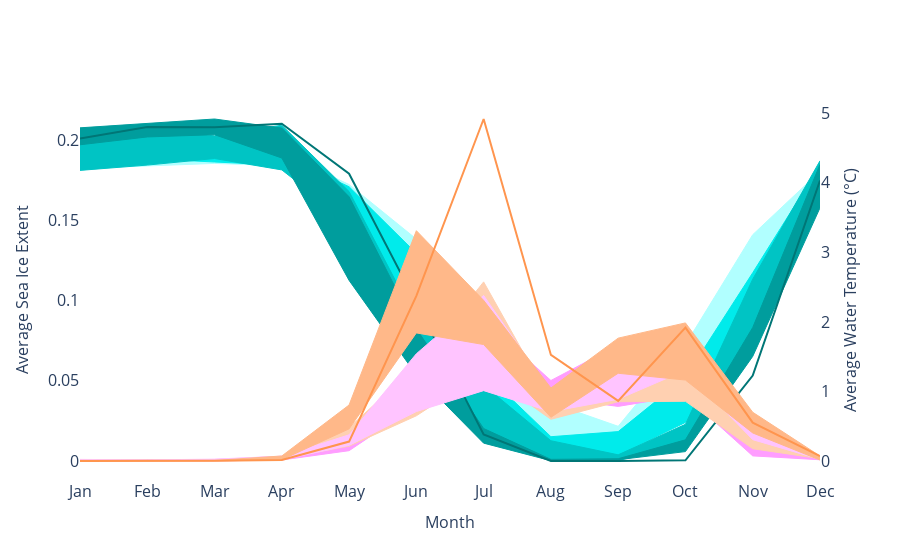

Notebook code cell kept with this figure:
### Markdown cell above
## Final overlayed plot with both parameters

### Code cell
import xarray as xr
import plotly.graph_objects as go
import os
import pandas as pd

# Base directory where the NetCDF files are stored
data_dir = '/Users/casey/Desktop/blue-dot/data/raw'

# Months (1 through 12) and their corresponding names
month_names = ['Jan', 'Feb', 'Mar', 'Apr', 'May', 'Jun', 'Jul', 'Aug', 'Sep', 'Oct', 'Nov', 'Dec']
months = list(range(1, 13))

# Decade ranges, starting from 1981
decades = [(1981, 1990), (1991, 2000), (2001, 2010), (2011, 2022)]

# Latitude and longitude bounds for Northern Alaska
lat_bounds = [64, 71]
lon_bounds = [-168, -141]

# Initialize DataFrames for sea ice extent and water temperature
df_sea_ice = pd.DataFrame()
df_water_temp = pd.DataFrame()

# Process each file in the directory for sea ice and water temperature
for file_name in os.listdir(data_dir):
    if file_name.endswith('.nc4'):
        # Extract year and month from file name
        parts = file_name.split('.')
        date_part = parts[-2]  # Format 'YYYYMM'
        year = int(date_part[:4])
        month = int(date_part[4:6])

        file_path = os.path.join(data_dir, file_name)
        ds = xr.open_dataset(file_path)

        # Extract 'FRSEAICE' and 'Var_TSKINWTR' for Northern Alaska region
        sea_ice = ds['FRSEAICE'].sel(lat=slice(*lat_bounds), lon=slice(*lon_bounds))
        water_temp = ds['Var_TSKINWTR'].sel(lat=slice(*lat_bounds), lon=slice(*lon_bounds))

        # Store data in respective DataFrames
        df_sea_ice.at[pd.to_datetime(f'{year}-{month}-01'), 'Sea Ice Extent'] = sea_ice.mean().values
        df_water_temp.at[pd.to_datetime(f'{year}-{month}-01'), 'Water Temperature'] = water_temp.mean().values
        ds.close()

# Create a figure for plotting
fig = go.Figure()

# Custom line and fill colors for each decade
sea_ice_colors = ['#b1ffff', '#00ebeb', '#00c4c4', '#009d9d']
water_temp_colors = {
    (1981, 1990): '#ff9dff',
    (1991, 2000): '#ffd0b1',
    (2001, 2010): '#ffc4ff',
    (2011, 2022): '#ffb889'
}

# Plot for each decade - Sea Ice Extent
for (start_year, end_year), color in zip(decades, sea_ice_colors):
    # Select the data for the decade
    decade_data = df_sea_ice[(df_sea_ice.index.year >= start_year) & (df_sea_ice.index.year <= end_year)]
    
    # Calculate the 25th and 75th percentiles for each month
    lower_bound = decade_data.groupby(decade_data.index.month).quantile(0.25)
    upper_bound = decade_data.groupby(decade_data.index.month).quantile(0.75)

    # Plot the percentiles
    fig.add_trace(go.Scatter(x=lower_bound.index, y=lower_bound['Sea Ice Extent'], mode='lines', line=dict(color=color, width=1), name=f'{start_year}-{end_year} 25th Percentile Sea Ice', showlegend=False))
    fig.add_trace(go.Scatter(x=upper_bound.index, y=upper_bound['Sea Ice Extent'], mode='lines', line=dict(color=color, width=1), name=f'{start_year}-{end_year} 75th Percentile Sea Ice', fill='tonexty', fillcolor=color, showlegend=False))

# Plot for each decade - Water Temperature
for (start_year, end_year), color in water_temp_colors.items():
    # Select the data for the decade
    decade_data = df_water_temp[(df_water_temp.index.year >= start_year) & (df_water_temp.index.year <= end_year)]
    
    # Calculate the 25th and 75th percentiles for each month
    lower_bound = decade_data.groupby(decade_data.index.month).quantile(0.25)
    upper_bound = decade_data.groupby(decade_data.index.month).quantile(0.75)

    # Plot the percentiles
    fig.add_trace(go.Scatter(x=lower_bound.index, y=lower_bound['Water Temperature'], mode='lines', line=dict(color=color, width=1), name=f'{start_year}-{end_year} 25th Percentile Water Temp', yaxis='y2', showlegend=False))
    fig.add_trace(go.Scatter(x=upper_bound.index, y=upper_bound['Water Temperature'], mode='lines', line=dict(color=color, width=1), name=f'{start_year}-{end_year} 75th Percentile Water Temp', fill='tonexty', fillcolor=color, yaxis='y2', showlegend=False))

# Plot the year 2023 for both data types
data_2023_sea_ice = df_sea_ice[df_sea_ice.index.year == 2023].sort_index()
data_2023_water_temp = df_water_temp[df_water_temp.index.year == 2023].sort_index()
if not data_2023_sea_ice.empty:
    fig.add_trace(go.Scatter(x=data_2023_sea_ice.index.month, y=data_2023_sea_ice['Sea Ice Extent'], mode='lines', line=dict(color='#007676', width=2), showlegend=False))
if not data_2023_water_temp.empty:
    fig.add_trace(go.Scatter(x=data_2023_water_temp.index.month, y=data_2023_water_temp['Water Temperature'], mode='lines', line=dict(color='#ff954e', width=2), yaxis='y2', showlegend=False))


# Update layout
fig.update_layout(
    title='',
    xaxis=dict(title='Month', tickmode='array', showgrid=False, tickvals=months, ticktext=month_names, title_font=dict(size=16), tickfont=dict(size=16)),
    yaxis=dict(title='Average Sea Ice Extent', showgrid =False, title_font=dict(size=16), tickfont=dict(size=16)),
    yaxis2=dict(title='Average Water Temperature (°C)', overlaying='y', showgrid=False, side='right', title_font=dict(size=16), tickfont=dict(size=16)),
    plot_bgcolor='rgba(255,255,255,1)',  # White background
    paper_bgcolor='rgba(255,255,255,1)'  # White background
)

fig.show()
fig.write_image('/Users/casey/Desktop/blue-dot/reports/figures/final_plot.svg', width = 1250, height = 700)

### Figure 1 — Plotly figure (JSON) as saved in the notebook; plotly's stock layout.template omitted (floating-point values rounded to 4 significant figures)
{"data": [{"line": {"color": "#b1ffff", "width": 1}, "mode": "lines", "name": "1981-1990 25th Percentile Sea Ice", "showlegend": false, "type": "scatter", "x": [1, 2, 3, 4, 5, 6, 7, 8, 9, 10, 11, 12], "y": [0.1823, 0.1839, 0.1854, 0.184, 0.1537, 0.09223, 0.04034, 0.00829, 0.004449, 0.0268, 0.1163, 0.1688]}, {"fill": "tonexty", "fillcolor": "#b1ffff", "line": {"color": "#b1ffff", "width": 1}, "mode": "lines", "name": "1981-1990 75th Percentile Sea Ice", "showlegend": false, "type": "scatter", "x": [1, 2, 3, 4, 5, 6, 7, 8, 9, 10, 11, 12], "y": [0.1904, 0.1915, 0.1942, 0.1922, 0.1722, 0.1383, 0.06679, 0.03627, 0.02161, 0.07254, 0.141, 0.1805]}, {"line": {"color": "#00ebeb", "width": 1}, "mode": "lines", "name": "1991-2000 25th Percentile Sea Ice", "showlegend": false, "type": "scatter", "x": [1, 2, 3, 4, 5, 6, 7, 8, 9, 10, 11, 12], "y": [0.1869, 0.1884, 0.1863, 0.1843, 0.1501, 0.09435, 0.02789, 0.002854, 0.003659, 0.024, 0.07484, 0.1709]}, {"fill": "tonexty", "fillcolor": "#00ebeb", "line": {"color": "#00ebeb", "width": 1}, "mode": "lines", "name": "1991-2000 75th Percentile Sea Ice", "showlegend": false, "type": "scatter", "x": [1, 2, 3, 4, 5, 6, 7, 8, 9, 10, 11, 12], "y": [0.1902, 0.1933, 0.192, 0.1905, 0.1709, 0.1294, 0.05537, 0.01513, 0.01831, 0.05216, 0.1173, 0.1843]}, {"line": {"color": "#00c4c4", "width": 1}, "mode": "lines", "name": "2001-2010 25th Percentile Sea Ice", "showlegend": false, "type": "scatter", "x": [1, 2, 3, 4, 5, 6, 7, 8, 9, 10, 11, 12], "y": [0.1811, 0.1844, 0.1885, 0.1814, 0.1486, 0.07514, 0.01292, 0.0009088, 0.0003171, 0.009887, 0.07575, 0.1668]}, {"fill": "tonexty", "fillcolor": "#00c4c4", "line": {"color": "#00c4c4", "width": 1}, "mode": "lines", "name": "2001-2010 75th Percentile Sea Ice", "showlegend": false, "type": "scatter", "x": [1, 2, 3, 4, 5, 6, 7, 8, 9, 10, 11, 12], "y": [0.2031, 0.2064, 0.2026, 0.2092, 0.1679, 0.08739, 0.04732, 0.01262, 0.003851, 0.02286, 0.1133, 0.187]}, {"line": {"color": "#009d9d", "width": 1}, "mode": "lines", "name": "2011-2022 25th Percentile Sea Ice", "showlegend": false, "type": "scatter", "x": [1, 2, 3, 4, 5, 6, 7, 8, 9, 10, 11, 12], "y": [0.197, 0.2019, 0.2033, 0.1888, 0.1125, 0.05362, 0.01113, 0.0001882, 0.0007995, 0.005867, 0.06517, 0.1577]}, {"fill": "tonexty", "fillcolor": "#009d9d", "line": {"color": "#009d9d", "width": 1}, "mode": "lines", "name": "2011-2022 75th Percentile Sea Ice", "showlegend": false, "type": "scatter", "x": [1, 2, 3, 4, 5, 6, 7, 8, 9, 10, 11, 12], "y": [0.2076, 0.2104, 0.2131, 0.2074, 0.1646, 0.0824, 0.02023, 0.001029, 0.001408, 0.01318, 0.08318, 0.1848]}, {"line": {"color": "#ff9dff", "width": 1}, "mode": "lines", "name": "1981-1990 25th Percentile Water Temp", "showlegend": false, "type": "scatter", "x": [1, 2, 3, 4, 5, 6, 7, 8, 9, 10, 11, 12], "y": [0.00984, 0.006824, 0.006228, 0.01476, 0.1485, 0.7981, 1.215, 0.9086, 0.7856, 0.9443, 0.07362, 0.01776], "yaxis": "y2"}, {"fill": "tonexty", "fillcolor": "#ff9dff", "line": {"color": "#ff9dff", "width": 1}, "mode": "lines", "name": "1981-1990 75th Percentile Water Temp", "showlegend": false, "type": "scatter", "x": [1, 2, 3, 4, 5, 6, 7, 8, 9, 10, 11, 12], "y": [0.01439, 0.01916, 0.02198, 0.06803, 0.2082, 1.226, 2.027, 1.158, 1.669, 1.613, 0.2711, 0.02773], "yaxis": "y2"}, {"line": {"color": "#ffd0b1", "width": 1}, "mode": "lines", "name": "1991-2000 25th Percentile Water Temp", "showlegend": false, "type": "scatter", "x": [1, 2, 3, 4, 5, 6, 7, 8, 9, 10, 11, 12], "y": [0.01435, 0.007206, 0.008776, 0.03311, 0.2134, 0.6503, 1.281, 0.6002, 0.8525, 0.8585, 0.1768, 0.03354], "yaxis": "y2"}, {"fill": "tonexty", "fillcolor": "#ffd0b1", "line": {"color": "#ffd0b1", "width": 1}, "mode": "lines", "name": "1991-2000 75th Percentile Water Temp", "showlegend": false, "type": "scatter", "x": [1, 2, 3, 4, 5, 6, 7, 8, 9, 10, 11, 12], "y": [0.02091, 0.01354, 0.01992, 0.04602, 0.4797, 1.365, 2.576, 0.8519, 1.581, 1.877, 0.354, 0.05677], "yaxis": "y2"}, {"line": {"color": "#ffc4ff", "width": 1}, "mode": "lines", "name": "2001-2010 25th Percentile Water Temp", "showlegend": false, "type": "scatter", "x": [1, 2, 3, 4, 5, 6, 7, 8, 9, 10, 11, 12], "y": [0.001578, 0.002814, 0.0003089, 0.01572, 0.2246, 0.7112, 1.012, 0.71, 0.888, 1.305, 0.307, 0.02327], "yaxis": "y2"}, {"fill": "tonexty", "fillcolor": "#ffc4ff", "line": {"color": "#ffc4ff", "width": 1}, "mode": "lines", "name": "2001-2010 75th Percentile Water Temp", "showlegend": false, "type": "scatter", "x": [1, 2, 3, 4, 5, 6, 7, 8, 9, 10, 11, 12], "y": [0.02334, 0.01566, 0.02714, 0.0688, 0.3766, 1.542, 2.381, 0.9895, 1.529, 1.878, 0.6258, 0.0557], "yaxis": "y2"}, {"line": {"color": "#ffb889", "width": 1}, "mode": "lines", "name": "2011-2022 25th Percentile Water Temp", "showlegend": false, "type": "scatter", "x": [1, 2, 3, 4, 5, 6, 7, 8, 9, 10, 11, 12], "y": [0.001302, 0.0002941, 0.0008537, 0.01873, 0.4623, 1.842, 1.675, 0.629, 1.262, 1.164, 0.4035, 0.0138], "yaxis": "y2"}, {"fill": "tonexty", "fillcolor": "#ffb889", "line": {"color": "#ffb889", "width": 1}, "mode": "lines", "name": "2011-2022 75th Percentile Water Temp", "showlegend": false, "type": "scatter", "x": [1, 2, 3, 4, 5, 6, 7, 8, 9, 10, 11, 12], "y": [0.009207, 0.006511, 0.007968, 0.07228, 0.8055, 3.313, 2.311, 1.05, 1.767, 1.986, 0.7011, 0.07212], "yaxis": "y2"}, {"line": {"color": "#007676", "width": 2}, "mode": "lines", "showlegend": false, "type": "scatter", "x": [1, 2, 3, 4, 5, 6, 7, 8, 9, 10, 11, 12], "y": [0.2009, 0.2081, 0.2079, 0.2102, 0.179, 0.09838, 0.01651, 3.418e-05, 0, 0.0004361, 0.05319, 0.1748]}, {"line": {"color": "#ff954e", "width": 2}, "mode": "lines", "showlegend": false, "type": "scatter", "x": [1, 2, 3, 4, 5, 6, 7, 8, 9, 10, 11, 12], "y": [0.0006476, 2.872e-05, 0.004475, 0.01489, 0.2796, 2.375, 4.919, 1.526, 0.8642, 1.918, 0.5511, 0.07086], "yaxis": "y2"}], "layout": {"paper_bgcolor": "rgba(255,255,255,1)", "plot_bgcolor": "rgba(255,255,255,1)", "title": {"text": ""}, "xaxis": {"showgrid": false, "tickfont": {"size": 16}, "tickmode": "array", "ticktext": ["Jan", "Feb", "Mar", "Apr", "May", "Jun", "Jul", "Aug", "Sep", "Oct", "Nov", "Dec"], "tickvals": [1, 2, 3, 4, 5, 6, 7, 8, 9, 10, 11, 12], "title": {"font": {"size": 16}, "text": "Month"}}, "yaxis": {"showgrid": false, "tickfont": {"size": 16}, "title": {"font": {"size": 16}, "text": "Average Sea Ice Extent"}}, "yaxis2": {"overlaying": "y", "showgrid": false, "side": "right", "tickfont": {"size": 16}, "title": {"font": {"size": 16}, "text": "Average Water Temperature (°C)"}}}}
